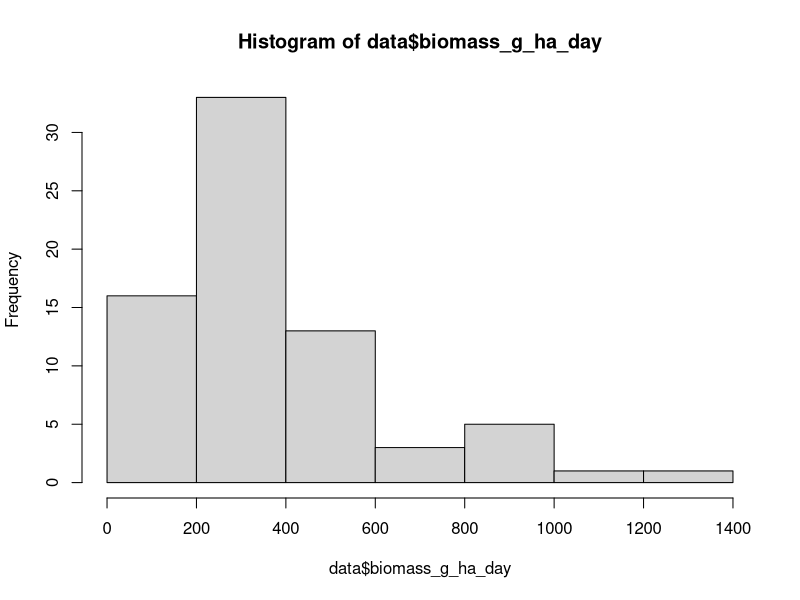
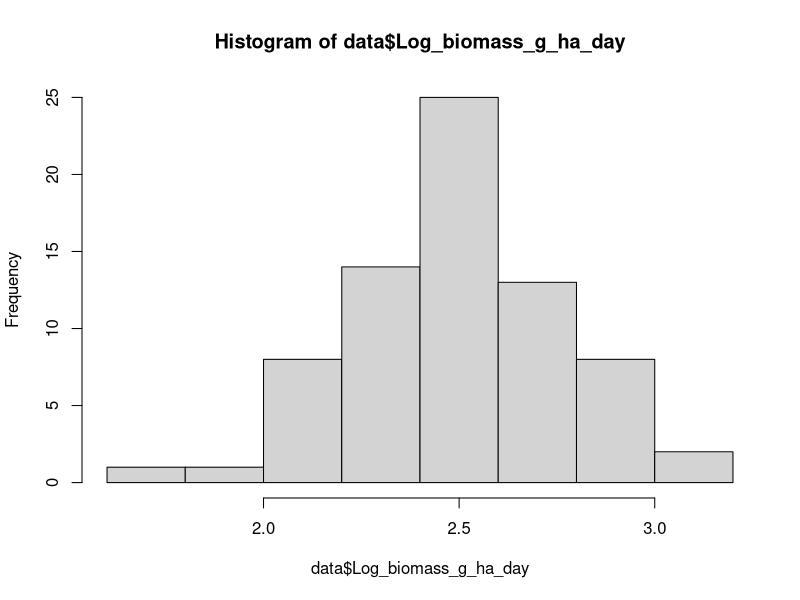
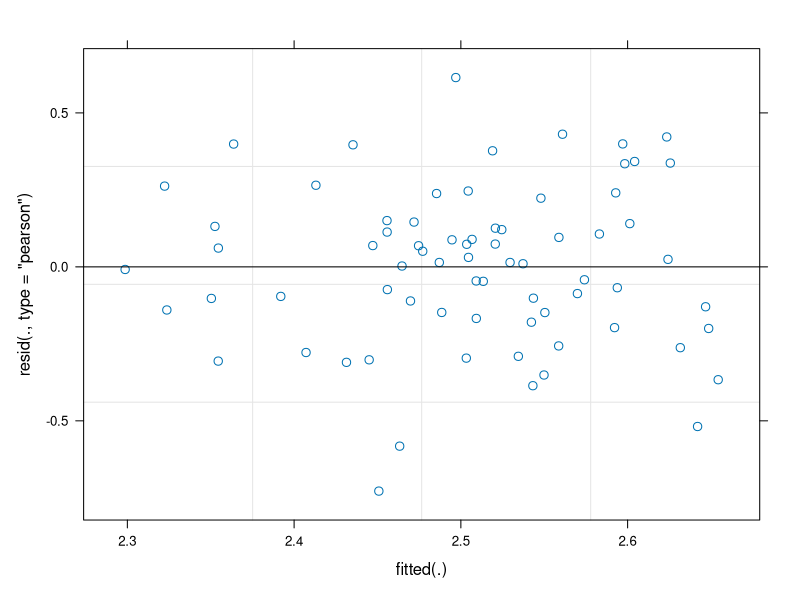
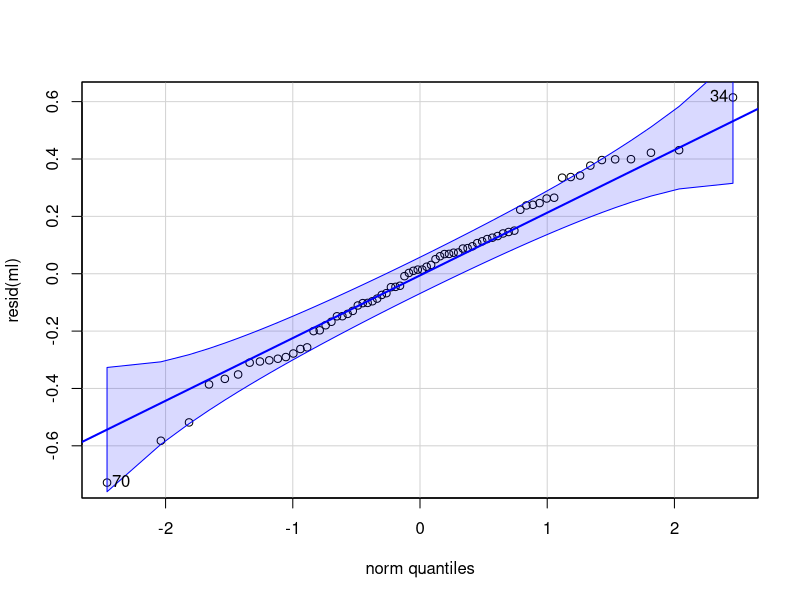
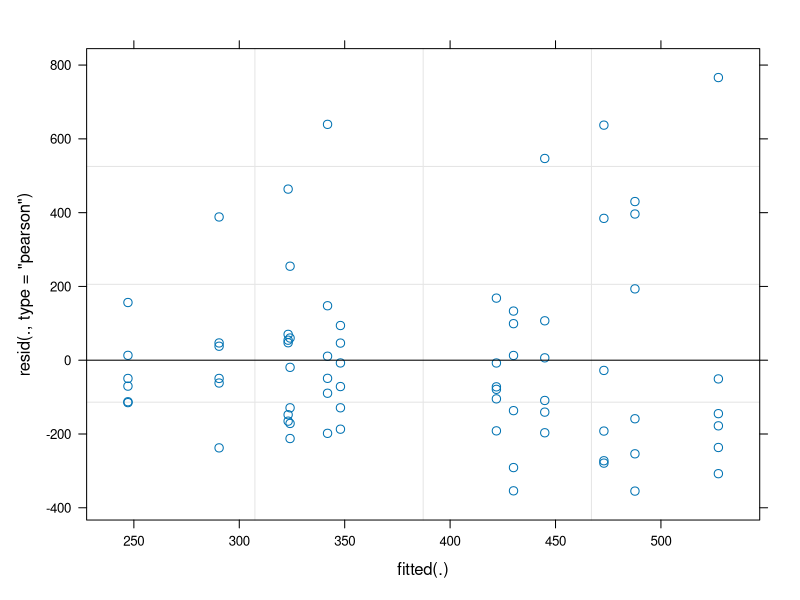
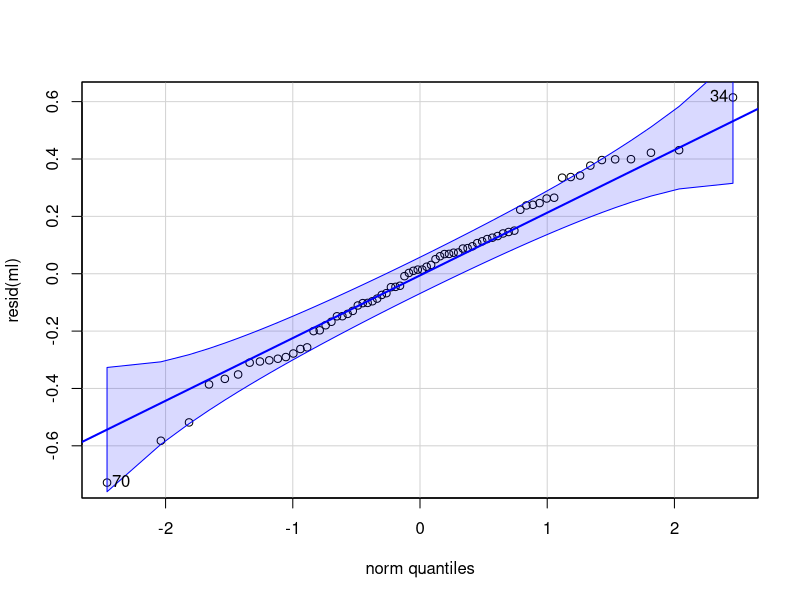
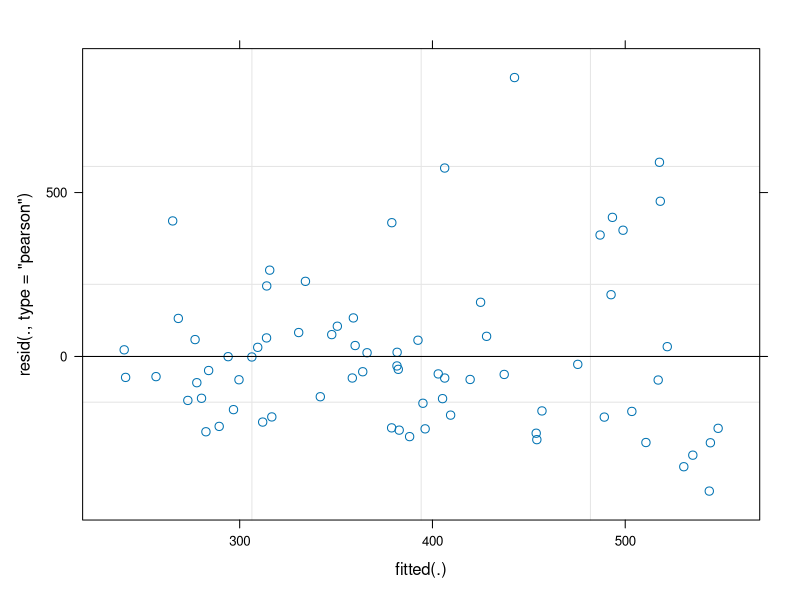
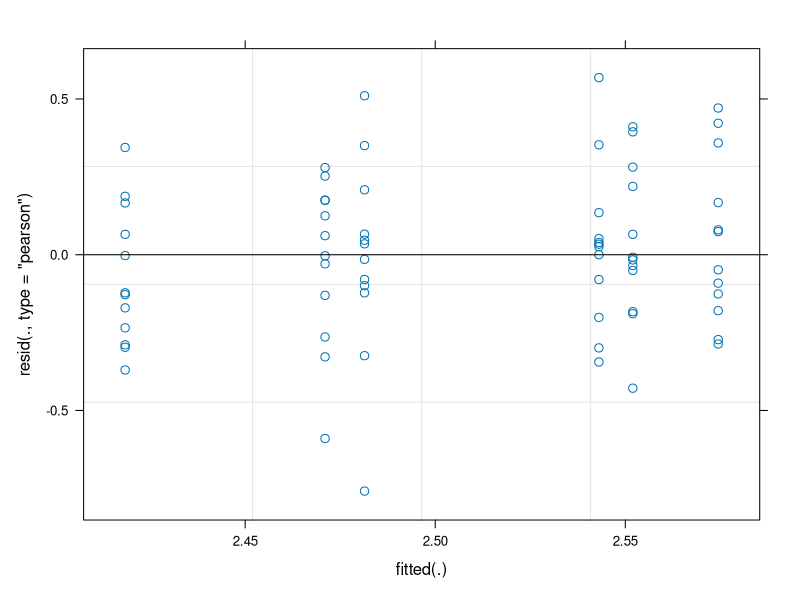

Reproduce these figures in R, in order. (Note: this script raises an error after producing the figures.)
library(car)
library(dplyr)
library(readxl)
library(lme4)
#loading data
data<- read_excel("raw/alldataforbiomass.xlsx")
data<-data%>%mutate(Log_biomass_g_ha_day= log10(biomass_g_ha_day))

hist(data$biomass_g_ha_day)
hist(data$Log_biomass_g_ha_day)

#models for biomass~nutri
ml<-lmer(Log_biomass_g_ha_day~  mean_ammonia+ mean_nitrate +Ortho_P_mg_kg+ Avg_pH + (1|Site/Transect) , 
              data=data)
summary(ml)
Anova<-round(Anova(ml,test='F'), 2) 
Anova #nitrate,PO4, pH
plot(ml)
qqPlot(resid(ml))  #  QQ plot looks strange non-transformed- looks ok now!


#models for biomass~veg
veg<-lmer(biomass_g_ha_day~ Tree.Basal.Area_m2+ Herb.Cover_0.50cm_perc+ Shrub.Cover_50.200cm_perc+perc_myco_host_freq + (1|Site/Transect) , 
               data=data)
summary(veg)
Anova<-round(Anova(veg,test='F'), 2) 
Anova
plot(veg)
qqPlot(resid(ml))  #  QQ plot

#models for biomass~nutri and veg
#crash when I use Tree basal area (from here onwards...)
full<- lmer(biomass_g_ha_day~ Fire.Interval+ mean_ammonia+ mean_nitrate+Ortho_P_mg_kg+Avg_pH+  Herb.Cover_0.50cm_perc+ Shrub.Cover_50.200cm_perc+perc_myco_host_freq+(1|Site),
                 data)

full<- lmer(biomass_g_ha_day~ Fire.Interval+ mean_ammonia+ mean_nitrate+Ortho_P_mg_kg+Avg_pH +perc_myco_host_freq+(1|Site),   data)
summary(full)
Anova<-round(Anova(full,test='F'), 2) 
Anova
plot(full)

#just Interval
ml<-lmer(Log_biomass_g_ha_day~  Fire.Interval + (1|Site/Transect) , 
         data=data)
summary(ml)
Anova<-round(Anova(ml,test='F'), 2) 
Anova
plot(ml)
qqPlot(resid(ml))  #  QQ plot looks strange non-transformed- looks ok now!




#Ortho_Phos
m1<-lmer(log10(Ortho_P_mg_kg)~Fire.Severity+ Fire.Interval + (1|Site/Transect) , data=data)
summary(m1)
Anova(m1,test='F')
plot(m1)
qqPlot(resid(m1))

#N avail dont work, I think it is because my data doesnt fit well...another reason we need the full data here
#Ammonia
m3<-lmer(log10(mean_ammonia) ~   Fire.Interval + Fire.Severity + (1|Site/Transect) , data=data)
summary(m3)
Anova(m3,test='F')
plot(m3)
qqPlot(resid(m3))



#Nitrate
m2<-lmer(log10(mean_nitrate)~  Fire.Severity+ Fire.Interval +(1|Site/Transect) , data=data)
summary(m2)
Anova(m2,test='F')
plot(m2)
qqPlot(resid(m2))



#HYPHAL WIDTH
datalength<- read_excel("raw/alldataforlength.xlsx")
datalength<-datalength%>%mutate(Log_Length= log10(Length_mm),
                          Log_CVLength=log10(CV_Length))
#models for width~nutri
wn<-lmer(Log_Length~Fire.Interval+ mean_ammonia +mean_nitrate+ Ortho_P_mg_kg +Avg_pH+(1|Site/Transect/Location/Rep) , 
              data=datalength)
summary(wn)
Anova_wnh<-round(Anova(wn,test='F'), 2) 
Anova_wnh
plot(wn)
qqPlot(resid(wn))


#models for width~veg
#many many issues running this code- no F??? 
wv<-lmer(Log_Length~ Fire.Interval+ Tree.Basal.Area_m2+Herb.Cover_0.50cm_perc+ Shrub.Cover_50.200cm_perc+ perc_myco_host_freq+(1|Site/Transect/Location/Rep) , 
              data=datalength)
summary(wv)
Anova_wvh<-round(Anova(wv,test='F'), 2) 
Anova_wvh
plot(wv)
qqPlot(resid(wv))




#to check if this was an issue but no- also tried scaling and nothing
vif(wv)

#models for CV width~nutri
CVn<-lmer(Log_CVLength~ Fire.Interval+ mean_ammonia+ mean_nitrate +Ortho_P_mg_kg+ Avg_pH + (1|Site/Transect/Location) , 
               data=datalength)
summary(CVn)
Anova_CVnh<-round(Anova(CVn,test='F'), 2) 
Anova_CVnh
plot(CVn)
qqPlot(resid(CVn))


#models for CV width~veg
CVf<-lmer(Log_CVLength~ Fire.Interval+ mean_ammonia+ mean_nitrate +Ortho_P_mg_kg+ Avg_pH +Tree.Basal.Area_m2+ Herb.Cover_0.50cm_perc+ Shrub.Cover_50.200cm_perc+ perc_myco_host_freq+(1|Site/Transect/Location) , 
               data=datalength)
summary(CVf)
Anova_CVf<-round(Anova(CVf,test='F'), 2) 
Anova_CVf
plot(CVf)
qqPlot(resid(CVf))

#models for CV width~nutri+veg
CVv<-lmer(Log_CVLength~ Fire.Interval+ Tree.Basal.Area_m2+ Herb.Cover_0.50cm_perc+ Shrub.Cover_50.200cm_perc+ perc_myco_host_freq+(1|Site/Transect/Location) , 
          data=datalength)
summary(CVv)
Anova_CVvh<-round(Anova(CVv,test='F'), 2) 
Anova_CVvh
plot(CVv)
qqPlot(resid(CVv))

#biomass~nutrients/site
site_7<- data %>%
  filter(Site %in% 7)
site_8<- data %>%
  filter(Site %in% 8)
site_10<- data %>%
  filter(Site %in% 10)
site_12<- data %>%
  filter(Site %in% 12)
site_26<- data %>%
  filter(Site %in% 26)
site_34<- data %>%
  filter(Site %in% 34)

nutri7<-lmer(Log_biomass_g_ha_day~   mean_nitrate+ (1|Transect) , 
             data=site_7)
summary(nutri7)
Anova7<-round(Anova(nutri7,test='F'), 2) 
Anova7 #nitrate
plot(nutri7)
qqPlot(resid(nutri7)) 

nutri8<-lmer(Log_biomass_g_ha_day~   mean_nitrate+ (1|Transect) , 
             data=site_8)
summary(nutri8)
Anova8<-round(Anova(nutri8,test='F'), 2) 
Anova8 #nitrate
plot(nutri8)
qqPlot(resid(nutri8)) 

nutri10<-lmer(Log_biomass_g_ha_day~   mean_nitrate+ (1|Transect) , 
             data=site_10)
summary(nutri10)
Anova10<-round(Anova(nutri10,test='F'), 2) 
Anova10 #nitrate
plot(nutri10)
qqPlot(resid(nutri10)) 

nutri12<-lmer(Log_biomass_g_ha_day~   mean_nitrate+ (1|Transect) , 
              data=site_12)
summary(nutri12)
Anova12<-round(Anova(nutri12,test='F'), 2) 
Anova12 #nitrate
plot(nutri12)
qqPlot(resid(nutri12))

